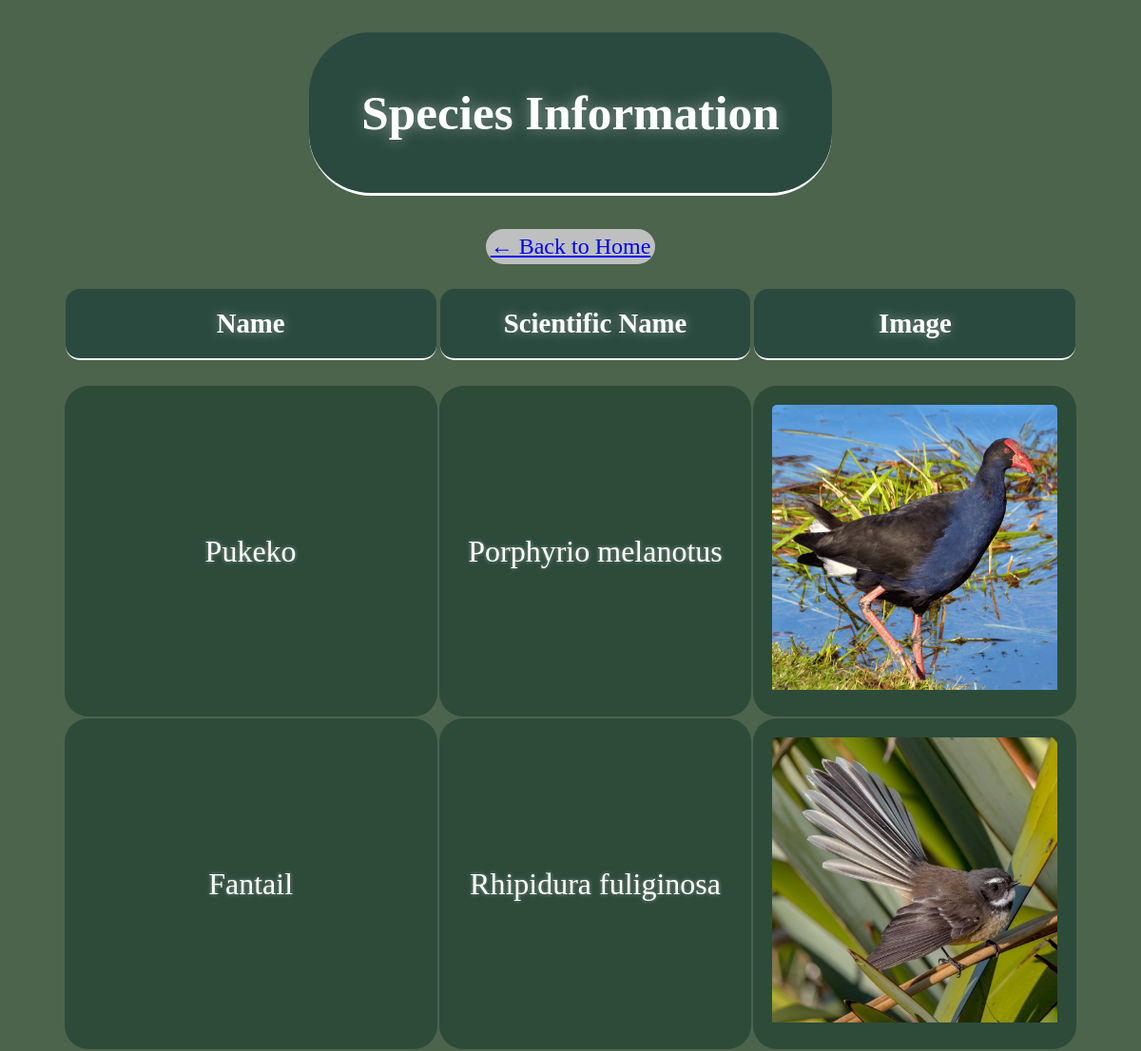
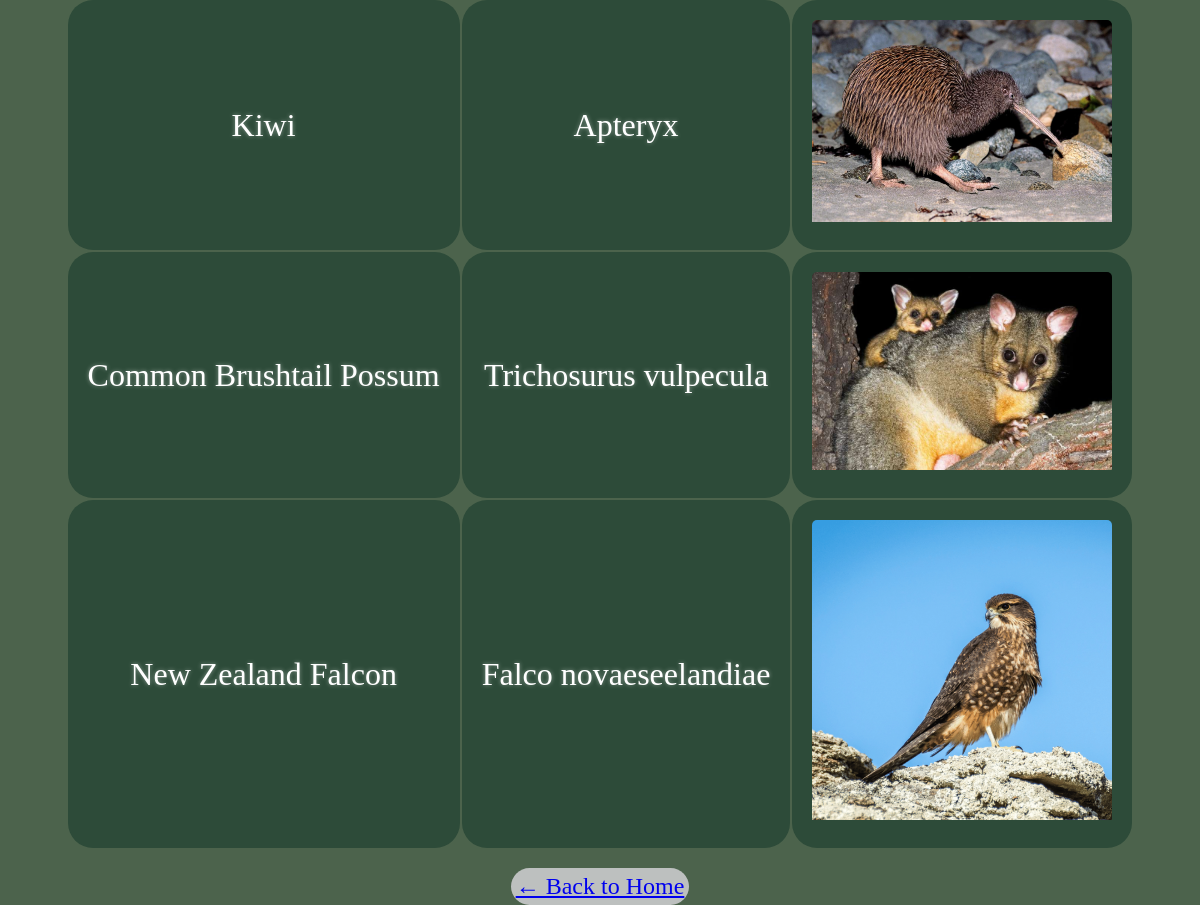
Screenshot of /species with the database file from the repository (2 pictures, top to bottom).
### tables this page shows
CREATE TABLE Species (species_Id INTEGER PRIMARY KEY, species_name TEXT, scientific_name TEXT, species_type INTEGER REFERENCES Species_Type (species_Id), origin_status INTEGER REFERENCES Origin_Status (origin_Id), predator TEXT, prey TEXT, status INTEGER REFERENCES Status (status_Id), family TEXT, numbers INTEGER, image_path TEXT);

### app.py (the view)
@app.route("/species")
def species():
    cursor = get_db().cursor()
    cursor.execute("SELECT * FROM species")
    results = cursor.fetchall()
    cursor.close()
    return render_template("species.html", species=results)

### app.py (called while the page is built)
def get_db():
    if not hasattr(g, '_database'):
        g._database = sqlite3.connect(DATABASE)
        g._database.row_factory = sqlite3.Row
    return g._database

@app.teardown_appcontext
def close_connection(exception):
    db = getattr(g, '_database', None)
    if db is not None:
        db.close()

### Templates/species.html (shortened to what this page needs)
<!DOCTYPE html>
<html lang="en">
<head>
    <link rel="stylesheet" href="/static/css/styles.css">
</head>
<body onload="filterSpecies()">
    <h1>Species Information</h1>
    <a href="http://127.0.0.1:5000/">← Back to Home</a>
    <table>
        <tr>
            <th><h2>Name</h2></th>
            <th><h2>Scientific Name</h2></th>
            <th><h2>Image</h2></th>
        </tr>
        {% for item in species %}
        <tr class="species-row" data-name="{{ item[1] }}">
            <td>{{ item[1] }}</td>
            <td>{{ item[2] }}</td>
            <td><img width="300px" src="{{ item[10] }}" alt="{{ item[1] }} image"></td>
        </tr>
        {% endfor %}
    </table>
    <br>
    <a href="http://127.0.0.1:5000/">← Back to Home</a>
</body>
</html>

### static/css/styles.css (style rules this page uses)
body { font-family: 'Verdana', serif; display: flex; flex-direction: column; align-items:center; justify-content: center; min-height: 100vh; overflow-x: hidden; color: #ffffff; margin: 0; padding: 20px; background-color: rgb(76, 99, 76); text-align: center; padding: 0; background-image: url(".gif"); }
h1 { background: rgba(40, 71, 63, 0.9); padding: 55px; border-bottom: 3px solid white; font-size: 3.2em; text-shadow: 0px 0px 15px rgba(255, 255, 255, 0.438); border-radius: 65px; }
h2 { background-color: rgba(40, 71, 63, 0.9); padding: 20px; border-bottom: 2.5px solid white; font-size: 1.8em; text-shadow: 0px 0px 12px rgba(255, 255, 255, 0.438); border-radius: 15px; }
td { background-color: rgb(45, 75, 57); padding: 20px; border-radius: 1.5px solid white; font-size: 2em; text-shadow: 0px 0px 4px rgba(255, 255, 255, 0.438); border-radius: 25px; }
img { border-radius: 5px 5px 0 0; }
a { background-color: rgb(189, 192, 191); padding: 5px; border-radius: 40px; font-family: 'Verdana', serif; font-size: 1.5em; }

### rows the page displays
Species: species_name "Pukeko", scientific_name "Porphyrio melanotus", image_path+species_name (picture)
Species: species_name "Fantail", scientific_name "Rhipidura fuliginosa", image_path+species_name (picture)
Species: species_name "Kiwi", scientific_name "Apteryx", image_path+species_name (picture)
Species: species_name "Common Brushtail Possum", scientific_name "Trichosurus vulpecula", image_path (picture)
Species: species_name "New Zealand Falcon", scientific_name "Falco novaeseelandiae", image_path (picture)
